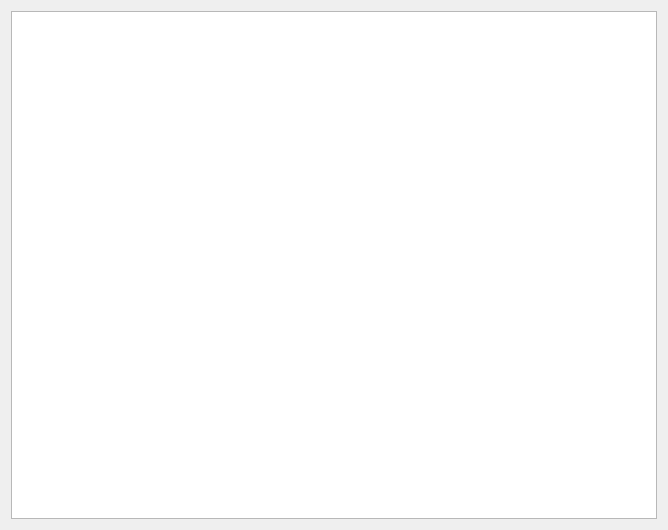
<?xml version="1.0" encoding="UTF-8"?>
<ui version="4.0">
 <class>editPrefSkel</class>
 <widget class="QWidget" name="editPrefSkel">
  <property name="geometry">
   <rect>
    <x>0</x>
    <y>0</y>
    <width>668</width>
    <height>530</height>
   </rect>
  </property>
  <property name="windowTitle">
   <string>Edit Preferences</string>
  </property>
  <layout class="QVBoxLayout" name="verticalLayout">
   <item>
    <widget class="QTreeView" name="prefTreeView"/>
   </item>
  </layout>
 </widget>
 <resources/>
 <connections/>
</ui>
